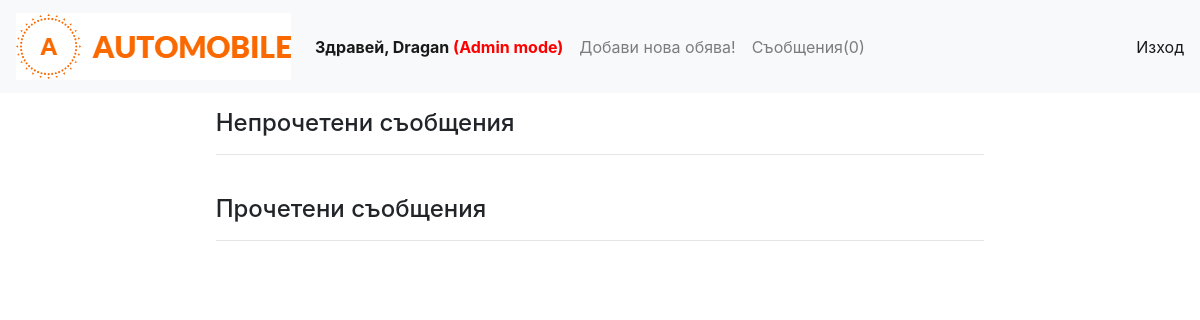
Page /admin/messages.php (signed in) on the earlier database version.
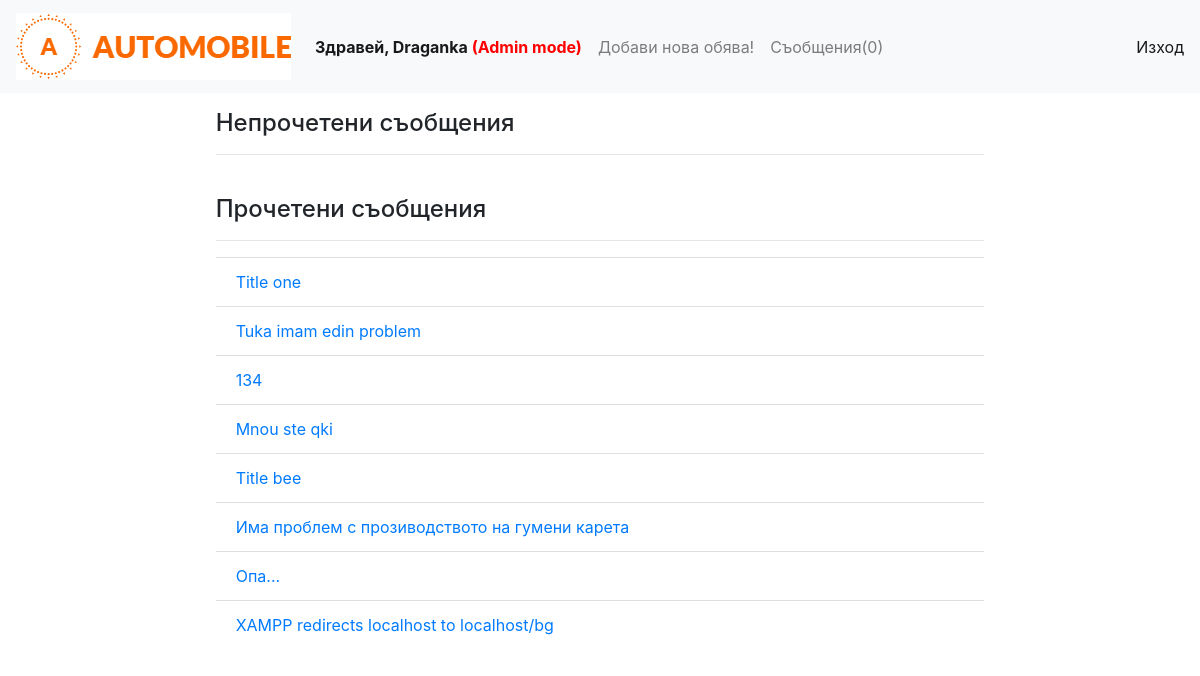
Same page on the later database version.
### tables this page shows
CREATE TABLE IF NOT EXISTS `admin_messages` (
  `id` int(11) unsigned NOT NULL AUTO_INCREMENT,
  `from_id` int(11) unsigned NOT NULL,
  `title` varchar(255) NOT NULL,
  `message` text NOT NULL,
  `date_sent` datetime NOT NULL DEFAULT CURRENT_TIMESTAMP,
  `isSeen` tinyint(2) unsigned NOT NULL DEFAULT '0',
  PRIMARY KEY (`id`)
);

### admin/messages.php (called while the page is built, shortened)
<?php
include_once ('../Repository.php');
include_once ('views/header.logged.view.php');
$seenMessages = Repository::getSome($db, 'admin_messages', 'isSeen', '1');
include_once ('views/messages.view.php');

### Repository.php (called while the page is built, shortened)
<?php
class Repository
{
    public static function getSome(PDO $db, $table, $condition, $value, $columns = ['*']){
        $columns = implode(', ', $columns);
        $stmt = $db->query("SELECT {$columns} FROM {$table} WHERE {$condition}={$value}");
        $result = [];
        while ($row = $stmt->fetchObject()){
            $result[] = $row;
        }
        return $result;
    }
    public static function getRowsCountWithCondition(PDO $db, $table, $condition, $value){
        $stmt = $db->query("SELECT count(*) AS count FROM {$table} WHERE {$condition}={$value}");
        $count = $stmt->fetchObject()->count;
        return $count;
    }
}

### admin/views/messages.view.php (the view, shortened to what this page needs)
<div class="modal-body row">
    <div class="col-md-2"></div>
    <div class="col-md-8">
        <h4>Непрочетени съобщения</h4>
        <hr>
        <br>
        <h4>Прочетени съобщения</h4>
        <hr>
        <ul class="list-group list-group-flush">
            <?php foreach ($seenMessages as $message) : ?>
                <li class="list-group-item">
                    <a href="/admin/view_message.php?mess_id=<?= $message->id ?>">
                        <?= $message->title ?>
                    </a>
                </li>
            <?php endforeach; ?>
        </ul>
    </div>
</div>

### admin/views/header.logged.view.php (shortened to what this page needs)
<!DOCTYPE html>
<html>
<head>
    <link type="text/css" rel="stylesheet" href="../../css/bootstrap.css">
    <link type="text/css" rel="stylesheet" href="../../css/logged.css">
</head>
<body>
<?php
    include_once ($_SERVER['DOCUMENT_ROOT'] . '\db_connect.php');
if (isset($_SESSION['id'])) : ?>
<nav class="navbar navbar-expand-lg navbar-light bg-light">
  <a class="navbar-brand" href="../index.php"><img src="../../Images/logo.png" alt="logo"></a>
  <div class="collapse navbar-collapse" id="navbarText">
    <ul class="navbar-nav mr-auto">
      <li class="nav-item active">
        <a class="nav-link" href="../profile.php">
            <strong>Здравей, <?= $_SESSION['first_name'] ?> <span style="color: red">(Admin mode)</span></strong>
        </a>
      </li>
      <li class="nav-item">
        <a class="nav-link" href="../add-car.php">Добави нова обява!</a>
      </li>
        <?php $unseenMessages = Repository::getRowsCountWithCondition($db, 'admin_messages', 'isSeen', '0'); ?>
      <li class="nav-item">
        <a class="nav-link" href="/admin/messages.php">
            <?php if($unseenMessages != 0) : ?>
                <strong>Съобщения(<?= $unseenMessages ?>)</strong>
            <?php else : ?>
                Съобщения(0)
            <?php endif; ?>
        </a>
      </li>
    </ul>
    <span class="navbar-text">
      <a href="../logout.php">Изход</a>
    </span>
  </div>
</nav>
<?php endif; ?>

Differences in the rows shown:
added admin_messages: title "Title one"
added admin_messages: title "Tuka imam edin problem"
added admin_messages: title "134"
added admin_messages: title "Mnou ste qki"
added admin_messages: title "Title bee"
added admin_messages: title "Има проблем с прозиводството на гумени карета"
added admin_messages: title "Опа..."
added admin_messages: title "XAMPP redirects localhost to localhost/bg"
Other differences:
$_SESSION['first_name']: "Dragan" → "Draganka"
